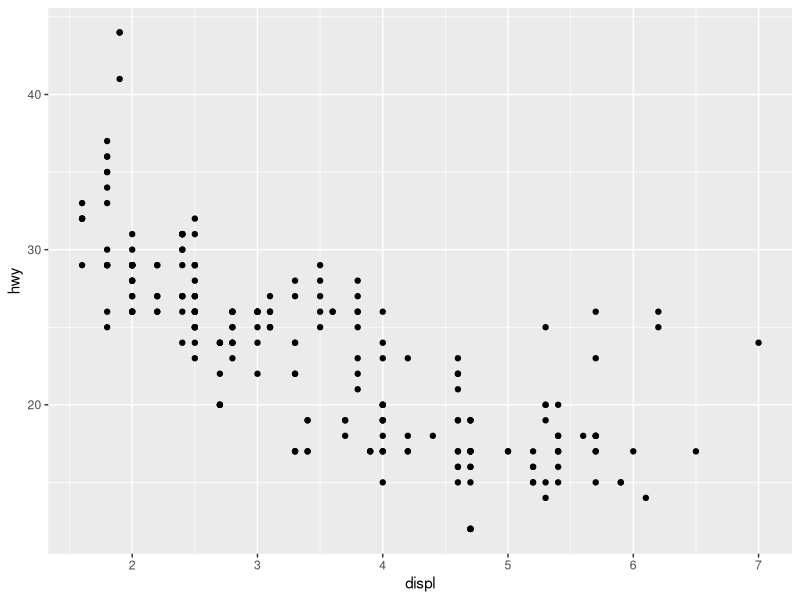
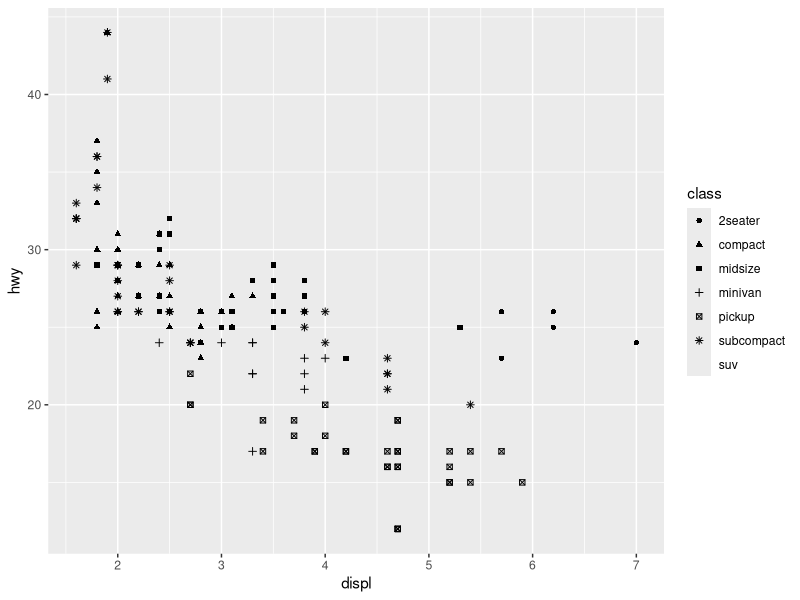
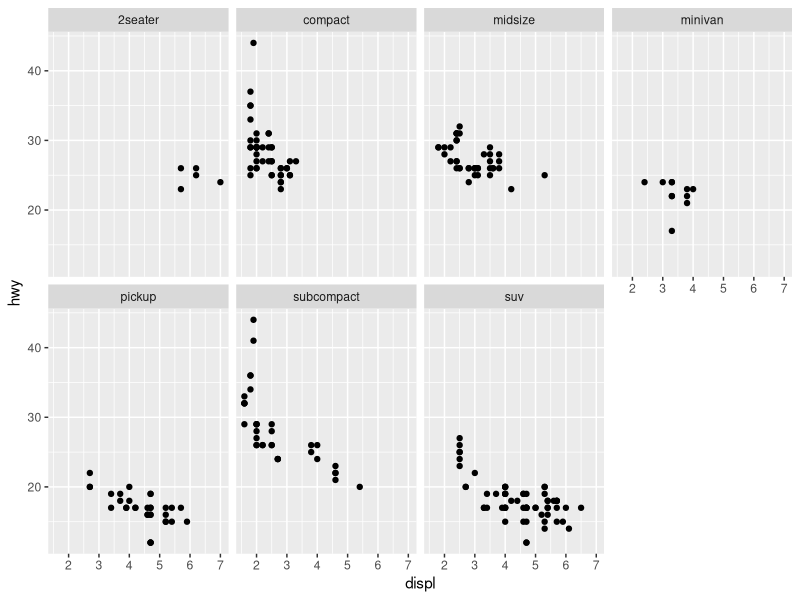
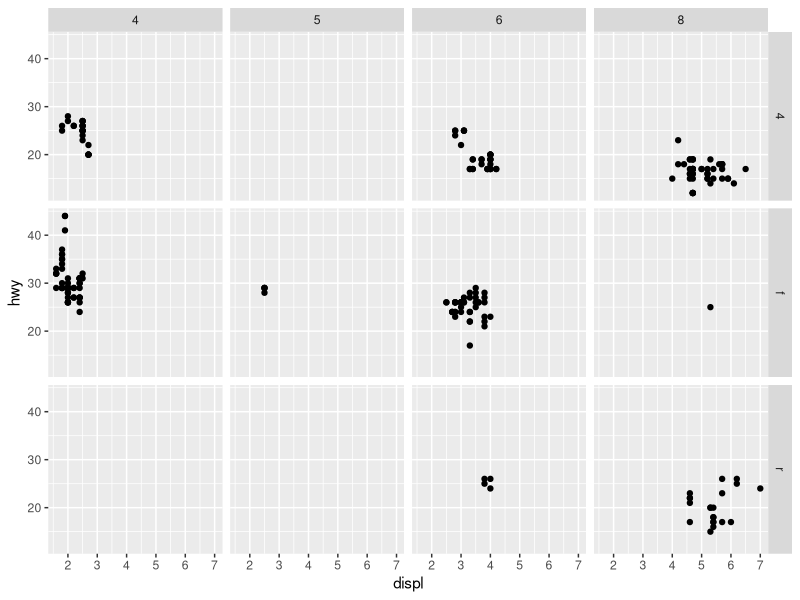
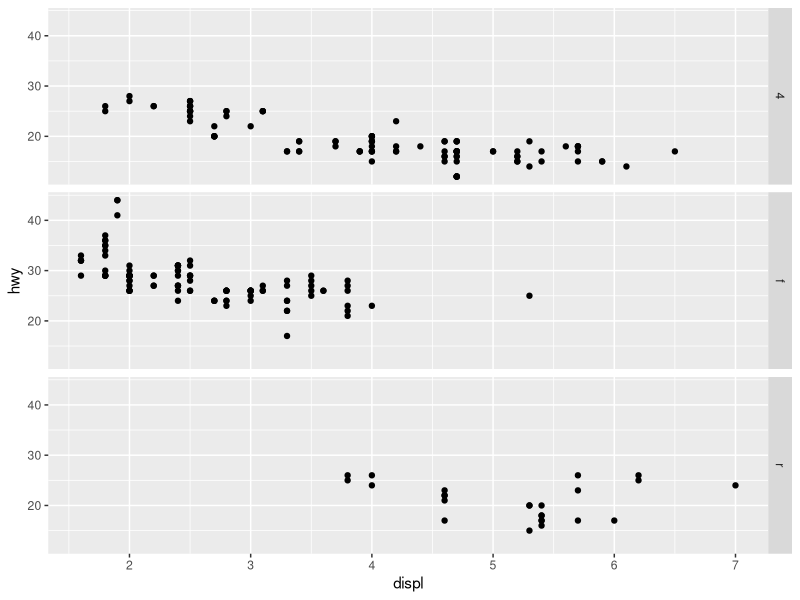
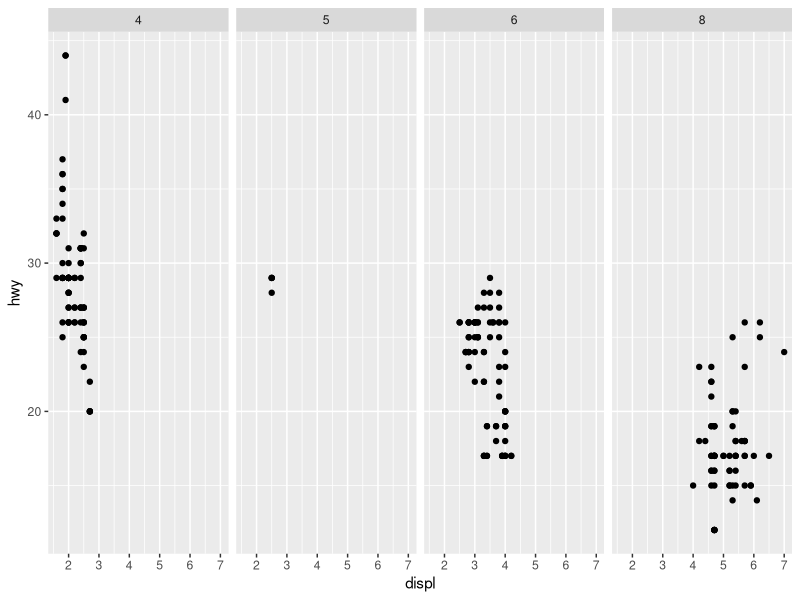
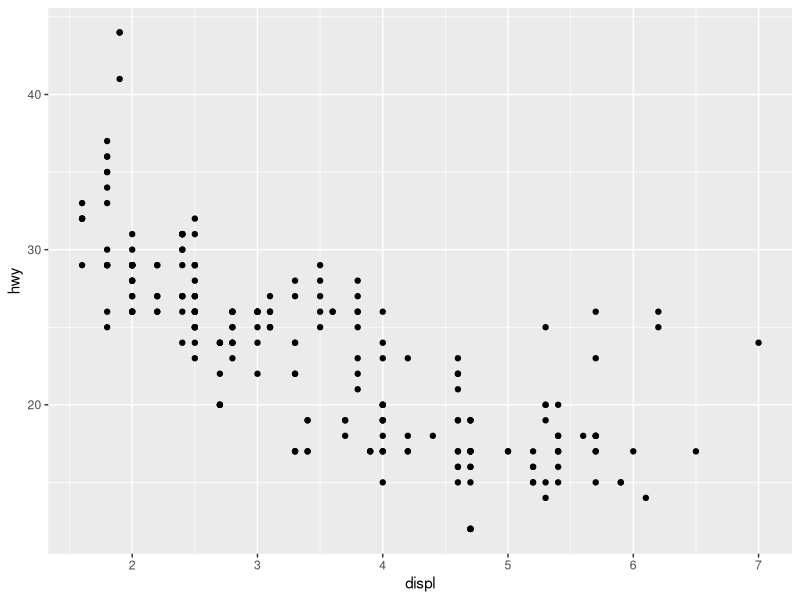
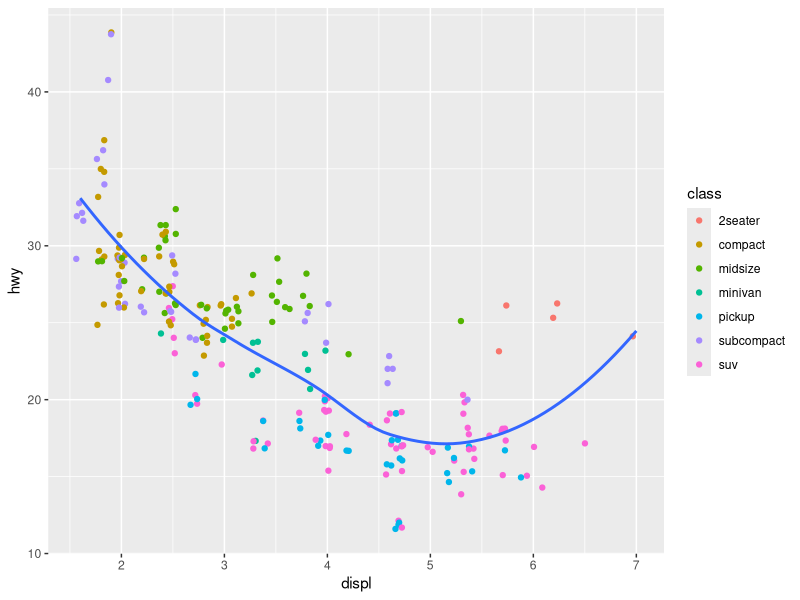

Recreate these plots in R, in order.
## R For Data Science

## Chapter 1 - Data Visualization with ggplot2

library(tidyverse)

ggplot(data = mpg) +
    geom_point(mapping = aes(x = displ, y = hwy))

ggplot(data = mpg) +
    geom_point(mapping = aes(x = displ, y = hwy, shape = class))

ggplot(data = mpg) +
    geom_point(mapping = aes(x = displ, y = hwy)) +
    facet_wrap(~ class, nrow = 2)

ggplot(data = mpg) +  
    geom_point(mapping = aes(x = displ, y = hwy)) +  
    facet_grid(drv ~ cyl)

ggplot(data = mpg) +  geom_point(mapping = aes(x = displ, y = hwy)) +  facet_grid(drv ~ .)
ggplot(data = mpg) +  geom_point(mapping = aes(x = displ, y = hwy)) +  facet_grid(. ~ cyl)

# left
ggplot(data = mpg) +  
    geom_point(mapping = aes(x = displ, y = hwy))

# right
ggplot(data = mpg, mapping = aes(x = displ, y = hwy)) +  
    geom_point(position = "jitter" , mapping = aes(color = class)) +
    geom_smooth(se=FALSE)

# statistical transformations

diamonds
ggplot(data = diamonds) +
    geom_bar(mapping = aes(x = cut))

ggplot(data = diamonds) +
    geom_histogram(mapping = aes(x = price), binwidth = 500)

ggplot(data = diamonds) +
    geom_freqpoly(mapping = aes(x = price), binwidth = 250)

ggplot(data = mpg, mapping = aes(x = year, y = cty)) +
    geom_line() +
    geom_point(mapping = aes(x = year, y = displ))

ggplot(data = mpg, mapping = aes(x = cty, y = hwy)) + 
    geom_jitter()

ggplot(data = mpg, mapping = aes(x = displ, y = hwy)) +
    geom_point(position = "jitter") +
    geom_smooth(se = FALSE, mapping = aes(group = drv))

ggplot(data = mpg, mapping = aes(x = displ, y = hwy)) +
    geom_point(position = "jitter", mapping = aes(color = drv)) +
    geom_smooth() +
    facet_wrap(~ cyl, nrow = 2)

ggplot(data = diamonds) +
  geom_bar(
    mapping = aes(x = cut, y = ..prop.., group = 1)
  )

ggplot(data = diamonds) +
  stat_summary(
    mapping = aes(x = cut, y = depth),
    fun.ymin = min,
    fun.ymax = max,
    fun.y = median
  )

ggplot(data = diamonds) +
  stat_summary(
    mapping = aes(x = cut, y = depth)
  )
    
ggplot(data = diamonds) +
  geom_col(mapping = aes(x = cut, y = depth))
